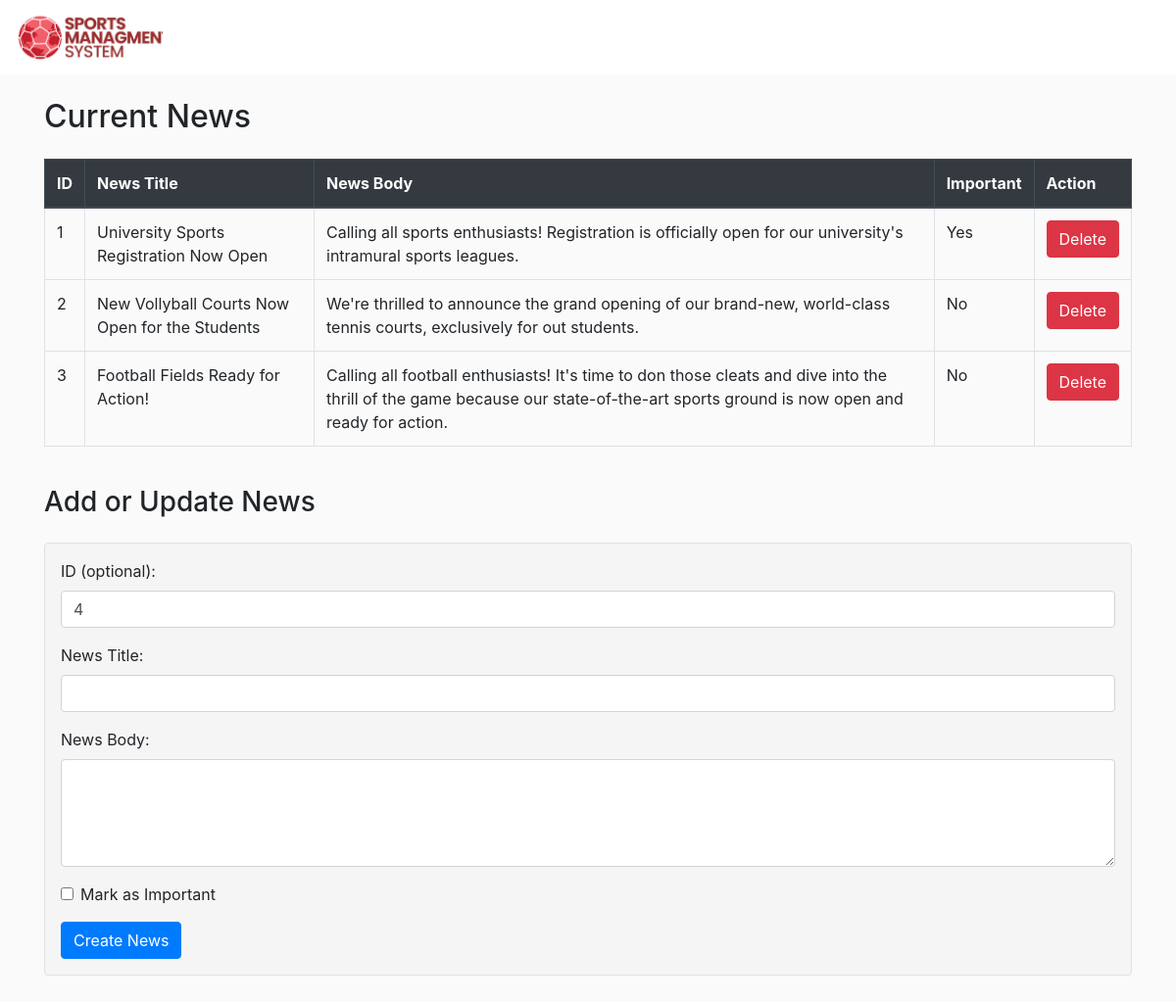
Screenshot of /manage_news.php with the database file from the repository.
### tables this page shows
CREATE TABLE `news` (
  `id` int(11) NOT NULL,
  `important` tinyint(1) DEFAULT NULL,
  `newsTitle` text DEFAULT NULL,
  `newsBody` longtext DEFAULT NULL
);

### manage_news.php (the view, shortened to what this page needs)
<!DOCTYPE html>
<html>
<head>
    <link rel="stylesheet" href="assets/css/registration.css">
    <link rel="stylesheet" href="assets/css/style.css">
    <link rel="stylesheet" href="https://cdn.jsdelivr.net/npm/bootstrap@4.6.2/dist/css/bootstrap.min.css">
</head>
<body>
    <header>
        <nav class="navbar navbar-expand-md navbar-light">
            <a class="navbar-brand" href="index.php">
                <div class="logo"></div>
            </a>
        </nav>
    </header>
    <div class="container-fluid">
        <div class="container" style="padding-bottom:50px">
            <br>
            <h2>Current News</h2>
            <?php
            include 'db_config.php';
            $query = "SELECT * FROM news";
            $result = mysqli_query($conn, $query);
            echo '<table class="table table-bordered mt-4">';
            echo '<thead class="thead-dark">';
            echo '<tr>';
            echo '<th>ID</th>';
            echo '<th>News Title</th>';
            echo '<th>News Body</th>';
            echo '<th>Important</th>';
            echo '<th>Action</th>';
            echo '</tr>';
            echo '</thead>';
            if ($result) {
                while ($row = mysqli_fetch_assoc($result)) {
                    echo '<tr>';
                    echo '<td>' . $row['id'] . '</td>';
                    echo '<td>' . $row['newsTitle'] . '</td>';
                    echo '<td>' . $row['newsBody'] . '</td>';
                    echo '<td>' . ($row['important'] ? 'Yes' : 'No') . '</td>';
                    echo '<td>';
                    echo '<form method="POST" action="' . $_SERVER['PHP_SELF'] . '">';
                    echo '<input type="submit" class="btn btn-danger" value="Delete" onclick="return confirmDelete();">';
                    echo '</form>';
                    echo '</td>';
                    echo '</tr>';
                }
            } else {
                echo 'Error: ' . mysqli_error($conn);
            }
            echo '</table><br>';
            ?>
            <h3>Add or Update News</h3>
            <div class="mt-4 p-3 border rounded" style="background-color: #f5f5f5;">
                <form method="POST" action="<?php echo $_SERVER['PHP_SELF']; ?>">
                    <?php
                    $query = "SELECT MAX(id) as max_id FROM news";
                    $result = mysqli_query($conn, $query);
                    $row = mysqli_fetch_assoc($result);
                    $newID = $row['max_id'] + 1;
                    ?>
                    <div class="form-group">
                        <label for="id">ID (optional):</label>
                        <input type="number" name="newID" id="id" class="form-control" value="<?php echo $newID; ?>">
                    </div>
                    <div class="form-group">
                        <label for="newsTitle">News Title:</label>
                        <input type="text" name="newsTitle" id="newsTitle" class="form-control">
                    </div>
                    <div class="form-group">
                        <label for="newsBody">News Body:</label>
                        <textarea name="newsBody" id="newsBody" class="form-control" rows="4"></textarea>
                    </div>
                    <div class="form-group form-check">
                        <input type="checkbox" name="important" id="important" class="form-check-input">
                        <label class="form-check-label" for="important">Mark as Important</label>
                    </div>
                    <button type="submit" name="submit" class="btn btn-primary" onclick="return confirmCreate();">Create News</button>
                </form>
            </div>
        </div>
    </div>
</body>
</html>

### assets/css/registration.css (style rules this page uses)
.container-fluid { background-color: #fafafa; }
.container { background-color: #fafafa; }

### assets/css/style.css (style rules this page uses)
:root { --primary-bg-color: #db3725; --primary-title-color: #fed81b; --primary-text-color: #db3725; --slider-title-color: #fed81b; --slider-bg-color: #fed81b; }
html,body { margin: 0; padding: 0; border: none; box-sizing: border-box; font-family: 'Open-sans', sans-serif; }
nav { margin: 0 auto; max-width: 1400px; }
header { background-color: #ffffff; }
.logo { width: 150px; height: 50px; background: url("../img/logo.jpg"); background-size: cover; }

### rows the page displays
news: id "1", newsTitle "University Sports Registration Now Open", newsBody "Calling all sports enthusiasts! Registration is officially open for our university's intramural sports leagues.", important "Yes"
news: id "2", newsTitle "New Vollyball Courts Now Open for the Students", newsBody "We're thrilled to announce the grand opening of our brand-new, world-class tennis courts, exclusively for out students.", important "No"
news: id "3", newsTitle "Football Fields Ready for Action!", newsBody "Calling all football enthusiasts! It's time to don those cleats and dive into the thrill of the game because our state-of-the-art sports ground is now open and ready for action.", important "No"
